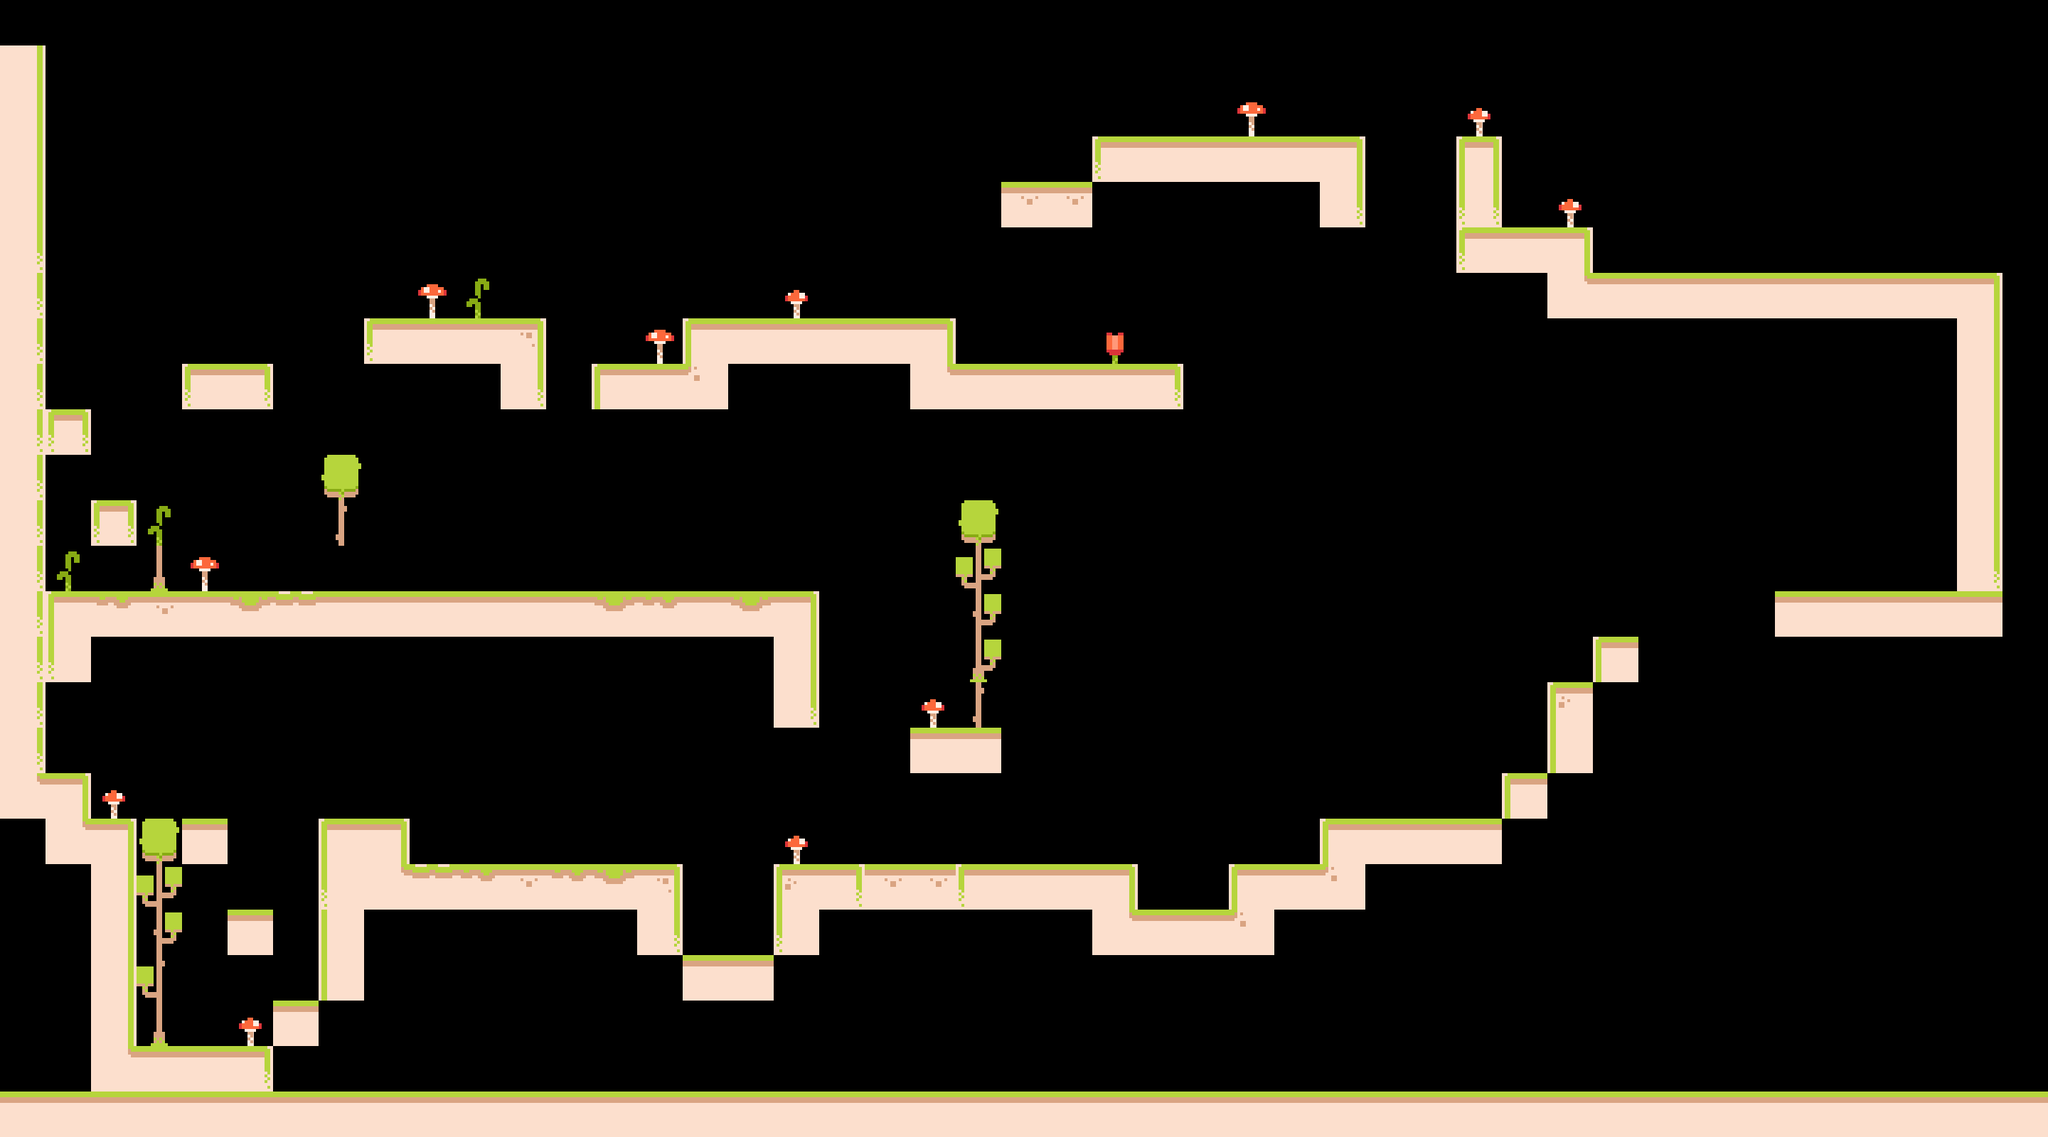

Tiled map render using the project's own tile images. Description and the whole map definition, tile-layer contents included, below:
An orthogonal 45x25 tile map with 64x64 px tiles, 2 tile layers (Main, Decoration) and 7 objects (6x Worm, Player).

<map version="1.10" tiledversion="1.11.0" orientation="orthogonal" renderorder="right-down" width="45" height="25" tilewidth="64" tileheight="64" infinite="0" nextlayerid="4" nextobjectid="9">
 <tileset firstgid="1" source="../tilesets/tilemap.tsx" />
 <layer id="1" name="Main" width="45" height="25">
  <data encoding="csv">
0,0,0,0,0,0,0,0,0,0,0,0,0,0,0,0,0,0,0,0,0,0,0,0,0,0,0,0,0,0,0,0,0,0,0,0,0,0,0,0,0,0,0,0,0,
16,0,0,0,0,0,0,0,0,0,0,0,0,0,0,0,0,0,0,0,0,0,0,0,0,0,0,0,0,0,0,0,0,0,0,0,0,0,0,0,0,0,0,0,0,
16,0,0,0,0,0,0,0,0,0,0,0,0,0,0,0,0,0,0,0,0,0,0,0,0,0,0,0,0,0,0,0,0,0,0,0,0,0,0,0,0,0,0,0,0,
16,0,0,0,0,0,0,0,0,0,0,0,0,0,0,0,0,0,0,0,0,0,0,0,28,5,5,5,5,6,0,0,20,0,0,0,0,0,0,0,0,0,0,0,0,
16,0,0,0,0,0,0,0,0,0,0,0,0,0,0,0,0,0,0,0,0,0,8,8,0,0,0,0,0,19,0,0,30,0,0,0,0,0,0,0,0,0,0,0,0,
19,0,0,0,0,0,0,0,0,0,0,0,0,0,0,0,0,0,0,0,0,0,0,0,0,0,0,0,0,0,0,0,28,5,6,0,0,0,0,0,0,0,0,0,0,
19,0,0,0,0,0,0,0,0,0,0,0,0,0,0,0,0,0,0,0,0,0,0,0,0,0,0,0,0,0,0,0,0,0,25,5,5,5,5,5,5,5,5,6,0,
19,0,0,0,0,0,0,0,28,5,5,9,0,0,0,4,5,5,5,5,6,0,0,0,0,0,0,0,0,0,0,0,0,0,0,0,0,0,0,0,0,0,0,16,0,
19,0,0,0,28,29,0,0,0,0,0,19,0,4,5,26,0,0,0,0,25,5,5,5,5,29,0,0,0,0,0,0,0,0,0,0,0,0,0,0,0,0,0,16,0,
19,10,0,0,0,0,0,0,0,0,0,0,0,0,0,0,0,0,0,0,0,0,0,0,0,0,0,0,0,0,0,0,0,0,0,0,0,0,0,0,0,0,0,16,0,
19,0,0,0,0,0,0,0,0,0,0,0,0,0,0,0,0,0,0,0,0,0,0,0,0,0,0,0,0,0,0,0,0,0,0,0,0,0,0,0,0,0,0,16,0,
19,0,10,0,0,0,0,0,0,0,0,0,0,0,0,0,0,0,0,0,0,0,0,0,0,0,0,0,0,0,0,0,0,0,0,0,0,0,0,0,0,0,0,16,0,
19,0,0,0,0,0,0,0,0,0,0,0,0,0,0,0,0,0,0,0,0,0,0,0,0,0,0,0,0,0,0,0,0,0,0,0,0,0,0,0,0,0,0,19,0,
19,4,22,8,5,23,21,5,5,5,5,5,5,23,22,5,23,6,0,0,0,0,0,0,0,0,0,0,0,0,0,0,0,0,0,0,0,0,0,5,5,5,5,5,0,
19,17,0,0,0,0,0,0,0,0,0,2,0,0,0,0,0,16,0,0,0,0,0,0,0,0,0,0,0,0,0,0,0,0,0,4,0,0,0,0,0,0,0,0,0,
19,0,0,0,0,0,0,0,0,0,0,0,0,0,0,0,0,19,0,0,0,0,0,0,0,0,0,0,0,0,0,0,0,0,7,0,0,0,0,0,0,0,0,0,0,
19,0,0,0,0,0,0,0,0,0,0,0,0,0,0,0,0,0,0,0,5,5,0,0,0,0,0,0,0,0,0,0,0,0,14,2,0,0,0,0,0,0,0,0,0,
25,6,0,0,0,0,0,0,0,0,0,0,0,0,0,0,0,0,0,0,0,0,0,0,0,0,0,0,0,0,0,0,0,4,0,0,0,0,0,0,0,0,0,0,0,
0,25,6,0,5,0,0,4,6,0,0,0,0,0,0,0,0,0,0,0,0,0,0,0,0,0,0,0,0,4,5,5,5,0,0,0,0,0,0,0,0,0,0,0,0,
0,0,16,0,0,0,0,17,25,21,22,8,22,23,9,0,0,7,29,8,8,28,5,5,6,0,0,4,5,26,0,0,0,0,0,0,0,0,0,0,0,0,0,0,0,
0,0,16,0,0,5,0,14,0,0,0,0,0,0,19,0,0,17,0,0,0,0,0,0,25,5,5,26,0,0,0,0,0,0,0,0,0,0,0,0,0,0,0,0,0,
0,0,16,0,0,0,0,14,0,0,0,0,0,0,0,5,5,0,0,0,0,0,0,0,0,0,0,0,0,0,0,0,0,0,0,0,0,0,0,0,0,0,0,0,0,
0,0,16,0,0,0,5,0,0,0,0,0,0,0,0,0,0,0,0,0,0,0,0,0,0,0,0,0,0,0,0,0,0,0,0,0,0,0,0,0,0,0,0,0,0,
0,0,25,5,5,29,0,0,0,0,0,0,0,0,0,0,0,0,0,0,0,0,0,0,0,0,0,0,0,0,0,0,0,0,0,0,0,0,0,0,0,0,0,0,0,
5,5,5,5,5,5,5,5,5,5,5,5,5,5,5,5,5,5,5,5,5,5,5,5,5,5,5,5,5,5,5,5,5,5,5,5,5,5,5,5,5,5,5,5,5
</data>
 </layer>
 <layer id="3" name="Decoration" width="45" height="25">
  <data encoding="csv">
0,0,0,0,0,0,0,0,0,0,0,0,0,0,0,0,0,0,0,0,0,0,0,0,0,0,0,0,0,0,0,0,0,0,0,0,0,0,0,0,0,0,0,0,0,
0,0,0,0,0,0,0,0,0,0,0,0,0,0,0,0,0,0,0,0,0,0,0,0,0,0,0,0,0,0,0,0,0,0,0,0,0,0,0,0,0,0,0,0,0,
0,0,0,0,0,0,0,0,0,0,0,0,0,0,0,0,0,0,0,0,0,0,0,0,0,0,0,31,0,0,0,0,32,0,0,0,0,0,0,0,0,0,0,0,0,
0,0,0,0,0,0,0,0,0,0,0,0,0,0,0,0,0,0,0,0,0,0,0,0,0,0,0,0,0,0,0,0,0,0,0,0,0,0,0,0,0,0,0,0,0,
0,0,0,0,0,0,0,0,0,0,0,0,0,0,0,0,0,0,0,0,0,0,0,0,0,0,0,0,0,0,0,0,0,0,32,0,0,0,0,0,0,0,0,0,0,
0,0,0,0,0,0,0,0,0,0,0,0,0,0,0,0,0,0,0,0,0,0,0,0,0,0,0,0,0,0,0,0,0,0,0,0,0,0,0,0,0,0,0,0,0,
0,0,0,0,0,0,0,0,0,31,36,0,0,0,0,0,0,32,0,0,0,0,0,0,0,0,0,0,0,0,0,0,0,0,0,0,0,0,0,0,0,0,0,0,0,
0,0,0,0,0,0,0,0,0,0,0,0,0,0,31,0,0,0,0,0,0,0,0,0,34,0,0,0,0,0,0,0,0,0,0,0,0,0,0,0,0,0,0,0,0,
0,0,0,0,0,0,0,0,0,0,0,0,0,0,0,0,0,0,0,0,0,0,0,0,0,0,0,0,0,0,0,0,0,0,0,0,0,0,0,0,45,0,0,0,0,
0,0,0,0,0,0,0,0,0,0,0,0,0,0,0,0,0,0,0,0,0,0,0,0,0,0,0,0,0,0,0,0,0,0,0,0,0,0,0,0,0,0,0,0,0,
0,0,0,0,0,0,0,39,0,0,0,0,0,0,0,0,0,0,0,0,0,0,0,0,0,0,0,0,0,0,0,0,0,0,0,0,0,0,0,0,0,0,45,0,0,
0,0,0,36,0,0,0,49,0,0,0,0,0,0,0,0,0,0,0,0,0,39,0,0,0,0,0,0,0,0,0,0,0,0,0,0,0,0,0,0,0,0,45,0,0,
0,36,0,59,31,0,0,0,0,0,0,0,0,0,0,0,0,0,0,0,0,40,0,0,0,0,0,0,0,0,0,0,0,0,0,0,0,0,45,0,45,45,45,0,0,
0,0,0,0,0,0,0,0,0,0,0,0,0,0,0,0,0,0,0,0,0,50,0,0,0,0,0,0,0,0,0,0,0,0,0,0,0,0,0,0,0,0,0,0,0,
0,0,0,0,0,0,0,0,0,0,0,0,0,0,0,0,0,0,0,0,0,60,0,0,0,0,0,0,0,0,0,0,0,0,0,0,0,0,0,0,0,0,0,0,0,
0,0,0,0,0,0,0,0,0,2,0,2,0,0,0,0,0,0,0,0,32,49,0,0,0,0,0,0,0,0,0,0,0,0,0,0,0,0,0,0,0,0,0,0,0,
0,0,0,0,0,0,0,0,0,0,0,0,0,0,0,0,0,0,0,0,0,0,0,0,0,0,0,0,0,0,0,0,0,0,0,0,0,0,0,0,0,0,0,0,0,
0,0,32,0,0,0,0,0,0,2,0,0,0,0,0,0,0,0,0,0,0,0,0,0,0,0,0,0,0,0,0,0,0,0,0,0,0,0,0,0,0,0,0,0,0,
0,0,0,39,0,0,0,0,0,2,0,0,0,0,0,0,0,32,0,0,0,0,0,0,0,0,0,0,0,0,0,0,0,0,0,0,0,0,0,0,0,0,0,0,0,
0,0,0,40,0,0,0,0,0,0,0,0,0,0,0,0,0,0,0,0,0,0,0,0,0,0,0,0,0,0,0,0,0,0,0,0,0,0,0,0,0,0,0,0,0,
0,0,0,50,0,0,0,44,0,0,0,0,0,0,0,0,0,0,0,0,0,0,0,0,0,0,0,0,0,0,0,0,0,0,0,0,0,0,0,0,0,0,0,0,0,
0,0,0,48,0,0,0,44,0,0,0,0,0,0,0,0,0,0,0,0,0,0,0,0,0,0,0,0,0,0,0,0,0,0,0,0,0,0,0,0,0,0,0,0,0,
0,0,0,59,0,32,0,0,0,0,0,0,0,0,0,0,0,0,0,0,0,0,0,0,0,0,0,0,0,0,0,0,0,0,0,0,0,0,0,0,0,0,0,0,0,
0,0,0,0,0,0,0,0,0,0,0,0,0,0,0,0,0,0,0,0,0,0,0,0,0,0,0,0,0,0,0,0,0,0,0,0,0,0,0,0,0,0,0,0,0,
0,0,0,0,0,0,0,0,0,0,0,0,0,0,0,0,0,0,0,0,0,0,0,0,0,0,0,0,0,0,0,0,0,0,0,0,0,0,0,0,0,0,0,0,0
</data>
 </layer>
 <objectgroup id="2" name="Entities">
  <object id="1" name="Player" x="312.799" y="491.229">
   <point />
  </object>
  <object id="3" name="Worm" x="2261.6" y="317.599" width="367.174" height="51.9985" />
  <object id="4" name="Worm" x="1569.6" y="113.598" width="256.784" height="64" />
  <object id="5" name="Worm" x="986.403" y="379.199" width="287.988" height="64" />
  <object id="6" name="Worm" x="625.711" y="752.079" width="448" height="64" />
  <object id="8" name="Worm" x="1189.78" y="1143.33" width="359.189" height="64" />
  <object id="7" name="Worm" x="2364.19" y="753.812" width="292.789" height="64" />
 </objectgroup>
</map>
